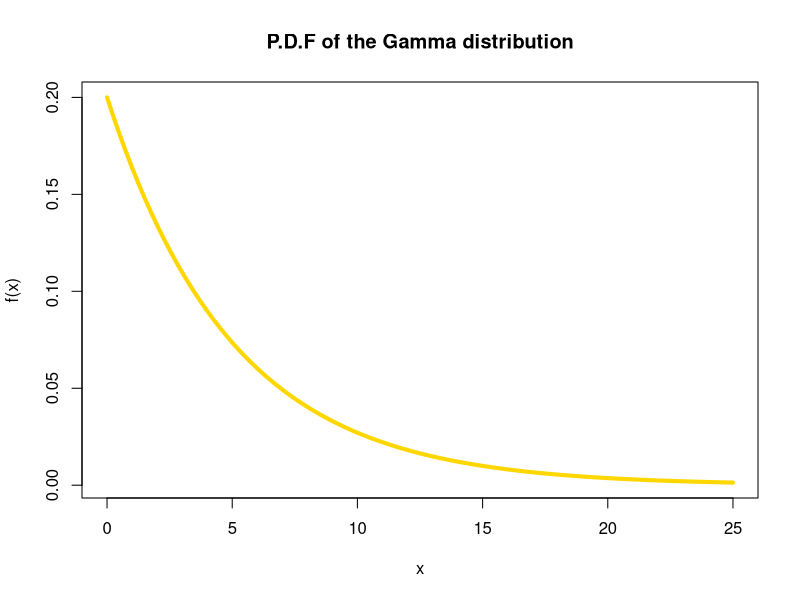
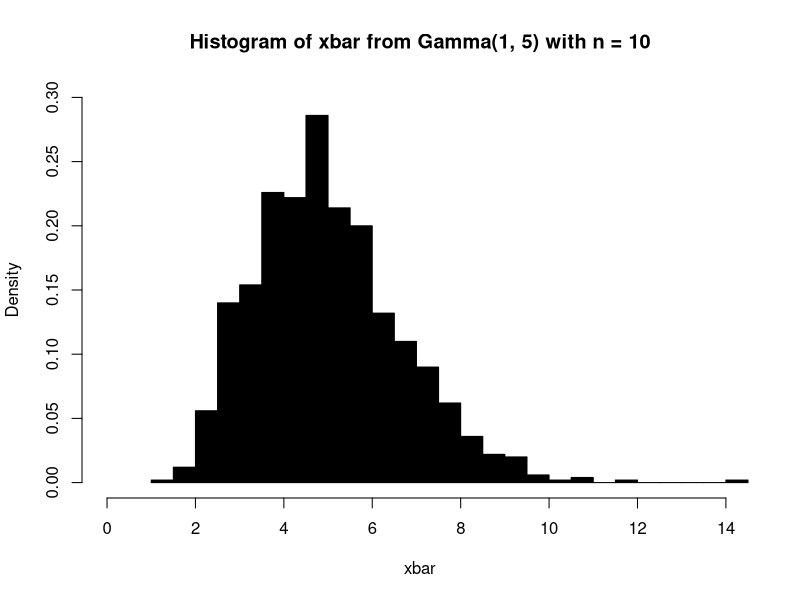
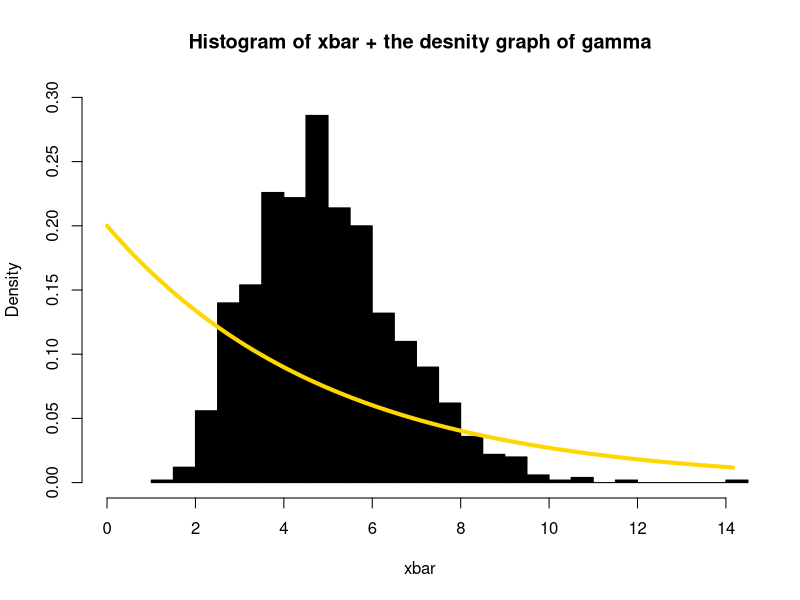
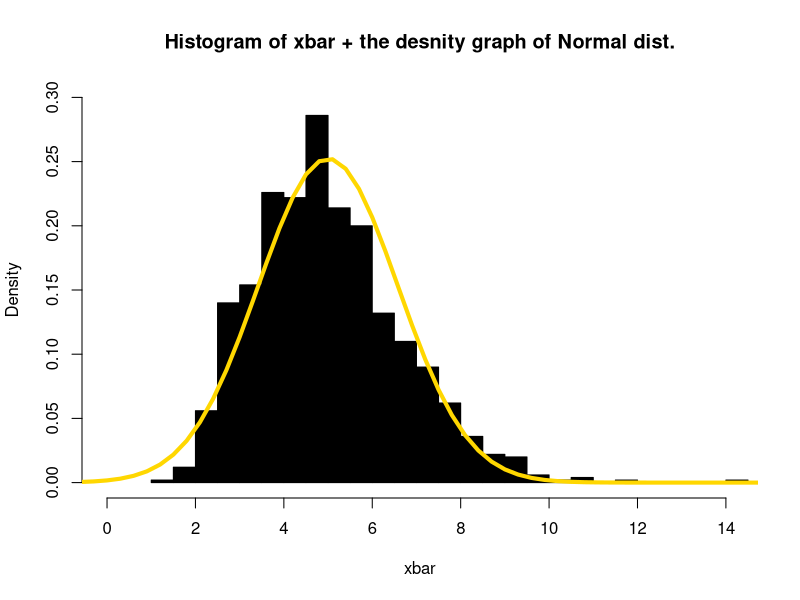

Write the R code that produced these figures, in order.
set.seed(10) #For reproducibility

#Parent dist. = Gamma(α = 1,β = 5)
#Mean of parent dist. = αβ = 1*5 = 5  
#Variance of parent dist. = αβ^2= 1*5^2 = 25

#Let x be the variable of the parent dist.
x <- 0 : 25
curve(dgamma(x, shape = 1, scale = 5), from = 0, to = 25, 
      main = "P.D.F of the Gamma distribution", ylab = "f(x)", 
      col = 'gold', lwd = 4)

#To generate a 1000 random samples each of size 10 from Gamma(1,5)
sample_data <- replicate(1000, rgamma(10, shape = 1, scale = 5))

#To calculate the mean for each sample
xbar <- colMeans(sample_data)

#To find the mean & variance of xbar
print(mean(xbar))
print(var(xbar))

#Comparing xbar mean & variance with the theoretical ones:
  #Theoretical mean for xbar = 5
  #Sample mean for xbar = 5.001901
  #Theoretical Variance for xbar = 2.5
  #Sample variance for xbar = 2.718851

#Graphing the histogram of xbar
hist(xbar, freq = FALSE, xlim = c(0, max(xbar)), ylim = c(0, 0.3),
     main = "Histogram of xbar from Gamma(1, 5) with n = 10",
     col = 'black', breaks = 25)

#Overlaying the density curve of the parent dist.
hist(xbar, freq = FALSE, xlim = c(0, max(xbar)), ylim = c(0, 0.3),
     main="Histogram of xbar + the desnity graph of gamma",
     col = 'black', breaks = 25)

curve(dgamma(x, shape=1, scale=5), from = 0, to = max(xbar), 
      main = "P.D.F Of the  Gamma Distribution", ylab = "f(x)", 
      col = 'gold', lwd = 4, add = TRUE)

#Overlay the theoretical normal density curve of xbar
hist(xbar, freq = FALSE, xlim = c(0, max(xbar)), ylim = c(0, 0.3),
     main="Histogram of xbar + the desnity graph of Normal dist.",
     col='black', breaks = 25)

curve(dnorm(x, mean = 5, sd = sqrt(2.5)), from = -15, to = 15, 
      main = "P.D.F Of N(5, 2.5)", ylab = "f(x)", 
      col = 'gold', lwd = 4, add = TRUE)